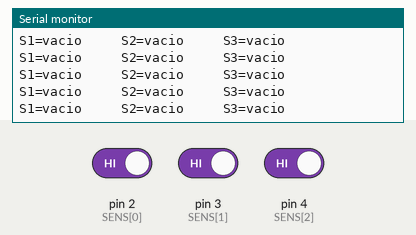
Simulated run of this sketch. Board: Arduino Uno, built with avr-gcc and run on an emulated ATmega328P. Shown: the last lines printed to the serial monitor. The test bench sets the inputs (shaded band); at power-on: pin 2 (SENS[0]) HIGH, pin 3 (SENS[1]) HIGH, pin 4 (SENS[2]) HIGH.

Above: at 1.4 s.
1.5 s: pin 2 (SENS[0]) driven LOW
At 1.71 s:
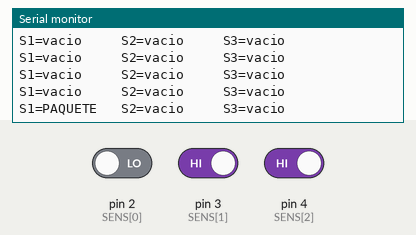
3.6 s: pin 3 (SENS[1]) driven LOW
At 3.81 s:
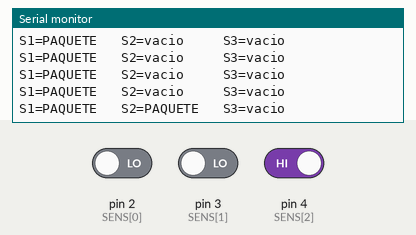
5.7 s: pin 4 (SENS[2]) driven LOW
At 5.92 s:
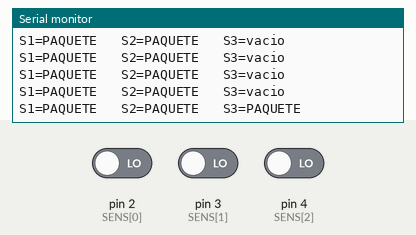
7.8 s: pin 2 (SENS[0]) driven HIGH
At 8.02 s:
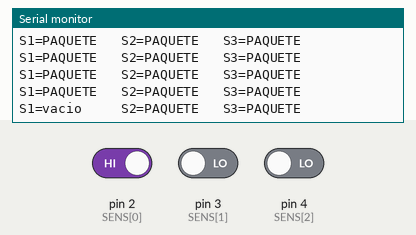
9.9 s: pin 3 (SENS[1]) driven HIGH
At 10.12 s:
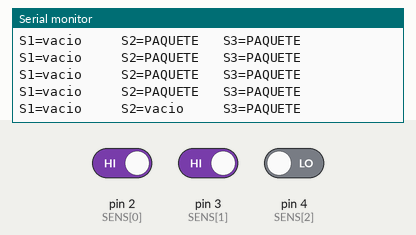
12.0 s: pin 2 (SENS[0]) driven LOW
At 12.23 s:
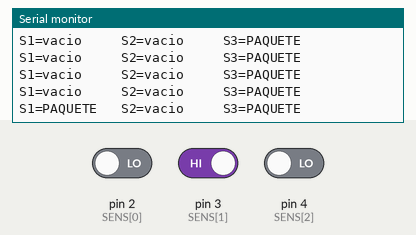

The sketch:

prueba_sensores.ino
```cpp
const int SENS[3] = {2, 3, 4};
const bool SENSOR_ACTIVO_BAJO = true;

void setup() {
  Serial.begin(9600);
  for (int i = 0; i < 3; i++) {
    pinMode(SENS[i], INPUT);
  }
}

void loop() {
  for (int i = 0; i < 3; i++) {
    int v = digitalRead(SENS[i]);
    bool presente = SENSOR_ACTIVO_BAJO ? (v == LOW) : (v == HIGH);
    Serial.print("S");
    Serial.print(i + 1);
    Serial.print(presente ? "=PAQUETE   " : "=vacio     ");
  }
  Serial.println();
  delay(300);
}
```

Measured:
- after the input at 1.5 s, the serial monitor: prints a new line at once (image 1)
- after the input at 3.6 s, the serial monitor: prints a new line at once (image 2)
- after the input at 5.7 s, the serial monitor: prints a new line at once (image 3)
- after the input at 7.8 s, the serial monitor: prints a new line at once (image 4)
- after the input at 9.9 s, the serial monitor: prints a new line at once (image 5)
- after the input at 12.0 s, the serial monitor: prints a new line at once (image 6)
